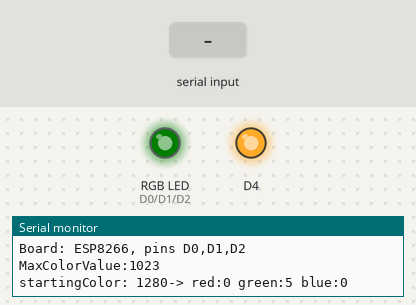
This sketch was run on a simulated ESP8266 (NodeMCU). On the bench: an RGB LED mixed from three pins (HIGH = lit), output pins drawn as LEDs (lit = HIGH), the last lines printed to the serial monitor. Inputs (shaded band) come from the test bench. Dim RGB values are drawn brighter than linear.

Above: at 1.2 s.
1.3 s: "90,45\n" received over Serial
At 3.3 s:
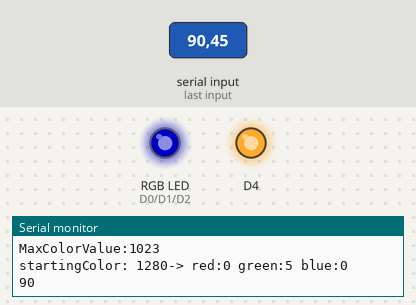
3.8 s: "30,150\n" received over Serial
At 5.2 s:
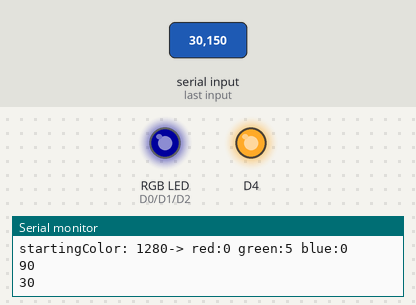
6.3 s: "200\n" received over Serial
At 8.3 s:
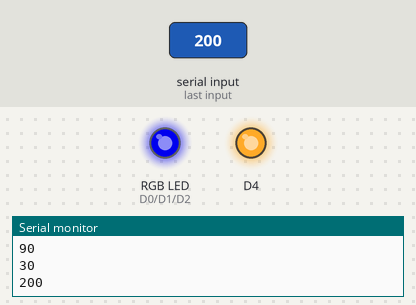
8.8 s: "90\n" received over Serial
At 10.2 s:
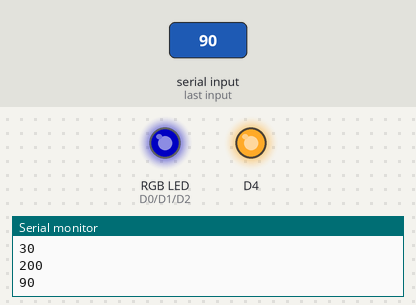
Timing chart, 0 to 11.8 s (numbered marks = the images above; inputs shaded):
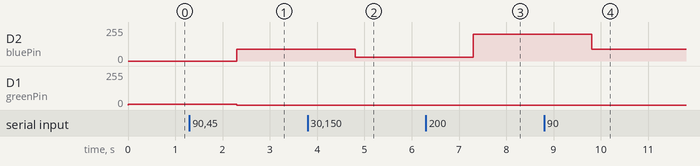

Measured:
- after the input at 1.3 s, D2 (bluePin): 0/255 → 89/255 after 1.0 s; D1 (greenPin): 4/255 → 0/255 after 1.0 s
- after the input at 3.8 s, D2 (bluePin): 89/255 → 29/255 after 1.0 s
- after the input at 6.3 s, D2 (bluePin): 29/255 → 199/255 after 1.0 s
- after the input at 8.8 s, D2 (bluePin): 199/255 → 89/255 after 1.0 s

The sketch:

SerialColors.ino
```cpp
#include <stdint.h>
#include <Arduino.h>

const uint32_t startingColor = 1280;

struct sColor {
   uint8_t r;
   uint8_t g;
   uint8_t b;
};


// If you want to command via bluetooth using esp32 uncomment the line below
// #define USE_BLUETOOTH
/*    Getting started with bluetooth on windows 10
      Name of this bluetooth device is ESP32Colors

      1. Turn on the esp32 and move it not far from the computer
      2. Click Windows button and type bluetooth and click "Bluetooth and other devices settings"
      3. Click "Add bluetooth or other devices"
      4. Click "Bluetooth"
      5. Click "ESP32Colors", wait for it to be paired and press "Done"
      6. Click "More Bluetooth options" and click tab "Com Ports"
        - Here should be a list of comports and two of them should start with the name "ESP32Colors"
        - You can use communicate via the port which has the direction "Outgoing".
*/

#ifdef ESP8266
    // ESP8266 specific code here
    const char board[] = "ESP8266, pins D0,D1,D2";
    const int redPin         = D0;
    const int greenPin       = D1;
    const int bluePin        = D2;
    const int resolution     = 4;
    const int MaxColorValue  = 1023;
#elif defined (ESP32)
    // esp32 dev board
    const char board[] = "ESP32, pins D26,D25,D33";
    //if you want bluetooth
   #ifdef USE_BLUETOOTH
        #include "BluetoothSerial.h"
        BluetoothSerial SerialBT;
    #endif
    struct Pin {
        int number = 0;
        int channel = 0;

    };

    #define LEDC_TIMER_13_BIT  13
    #define LEDC_BASE_FREQ     8100
    const int redPin         = 26; //D26
    const int greenPin       = 25; //D25
    const int bluePin        = 33; //D33
    const int resolution     = 1;
    const uint32_t MaxColorValue  = 255;
    const int MAX_CHANNELS  = 3;
    Pin pins[MAX_CHANNELS];
    int channelCount=0;

    void ledcAnalogWrite(uint8_t channel, uint32_t value, uint32_t valueMax) {
            uint32_t duty = (LEDC_BASE_FREQ / valueMax) * ((value) < (valueMax) ? (value) : (valueMax));
           /* SerialPrint  (String("Channel: ")+String(channel));
            SerialPrint  (String(" value: ")+  String(value));
            SerialPrintln(String(" duty: ")+String(duty));*/
            ledcWrite(channel, duty);
    }

    bool analogWriteEsp32(int pinNumber, int pinValue) {
        int index=-1, i;
        for (i=0; i<MAX_CHANNELS; i++){
            if (pins[i].number == pinNumber) {
                index = i;
                break;
            }
        }
        if (index < 0){
            SerialPrintln("Pin number not found in pins");
            return false;
        }
        ledcAnalogWrite(pins[index].channel, pinValue, MaxColorValue);
    }


    void setupEsp32Pin(int pinNumber, int value) {
            pins[channelCount].number = pinNumber;
            pins[channelCount].channel = channelCount;
            ledcSetup(pins[channelCount].channel, LEDC_BASE_FREQ, LEDC_TIMER_13_BIT); //setup the LEDC_CHANNEL which is index
            ledcAttachPin(pinNumber, pins[channelCount].channel); //connect the pin and the LEDC_CHANNEL
            ledcAnalogWrite(pins[channelCount].channel, value, MaxColorValue);
            channelCount++;
    }

    void setupEsp32Pins() {
        setupEsp32Pin(redPin,   0);
        setupEsp32Pin(greenPin, 0);
        setupEsp32Pin(bluePin,  0);
    }

#else
    // Arduino Nano PWM pins
    const char board[] = "Arduino Nano, pins D3,D5,D6";
    const int redPin         = 3;
    const int greenPin       = 5;
    const int bluePin        = 6;
    const int resolution     = 1;
    const int MaxColorValue  = 255;
#endif

sColor color;
void WriteToPins(uint16_t red, uint16_t green, uint16_t blue) {
    #ifdef ESP32
        analogWriteEsp32(redPin,  red);
        analogWriteEsp32(greenPin,green);
        analogWriteEsp32(bluePin, blue);
    #else
        analogWrite(redPin,  red);
        analogWrite(greenPin,green);
        analogWrite(bluePin, blue);
    #endif
}

void SerialPrint(String text){
     #if defined(USE_BLUETOOTH)
        SerialBT.println(text);
     #else
        Serial.println(text);
    #endif

}
void SerialPrintln(String text){
    text+='\n';
    SerialPrint(text);

}

void writeToAnalog(uint32_t uiColor) {
  color = decodeColor(uiColor);
  //color.r = color.r == 255 ? MaxColorValue : color.r *resolution;
  //color.g = color.g == 255 ? MaxColorValue : color.g *resolution;
  //color.b = color.b == 255 ? MaxColorValue : color.b *resolution;

  WriteToPins(color.r*resolution, color.g*resolution, color.b*resolution);
}

sColor decodeColor(uint32_t uiColor) {
   sColor _color;
   _color.r = (uint8_t)(uiColor >> 16);
   _color.g = (uint8_t)(uiColor >>  8);
   _color.b = (uint8_t) uiColor;
   return _color;
}

String colorToUlongString(){
  return String(encodeColor(color));
}

String colorToString(sColor color){
  String ret="red:" + String(color.r);
        ret+=" green:" + String(color.g);
        ret+=" blue:" + String(color.b);
  return ret;
}

 uint32_t encodeColor(sColor color) {
   uint32_t uiColor = (uint32_t)color.r << 16 |
                      (uint32_t)color.g <<  8 |
                      (uint32_t)color.b;
   return uiColor;
}

void setup() {
    // initialize serial:

    #ifdef ESP8266
        pinMode     (D4, OUTPUT);
        digitalWrite(D4, HIGH  ); //TURN OFF BUILT IN LED
    #endif

    #if defined(USE_BLUETOOTH)
        SerialBT.begin("ESP32Colors");
        delay(2000);
    #else
        Serial.begin(115200);
    #endif

    // make the pins outputs:
    pinMode(redPin, OUTPUT);
    pinMode(greenPin, OUTPUT);
    pinMode(bluePin, OUTPUT);
    #ifdef ESP32
        setupEsp32Pins();
    #endif

    SerialPrintln("----------");
    SerialPrintln("Board: " + String(board));
    SerialPrintln(String("MaxColorValue:") + String(MaxColorValue));
    SerialPrintln(  String("startingColor: ") +
                    String(startingColor) +
                    String( "-> ") +
                    colorToString(decodeColor(startingColor))
    );
    writeToAnalog(startingColor);
}

void loop() {
    #ifndef USE_BLUETOOTH
        while(Serial.available() > 0 ){
            String str = Serial.readString();

            if(str.substring(0) == "status\n") {  }
            else {
                unsigned long ulColor = atol(str.c_str());
                writeToAnalog(ulColor);
            }
            Serial.println(colorToUlongString());
        }
    #else
        String str;
        if (SerialBT.available()) {
            str = SerialBT.readString();
            //SerialBT.println("You had entered: "); SerialBT.println(str);
            unsigned long ulColor = atol(str.c_str());
            writeToAnalog(ulColor);
            SerialPrintln(colorToUlongString());
        }
    #endif

}
```
